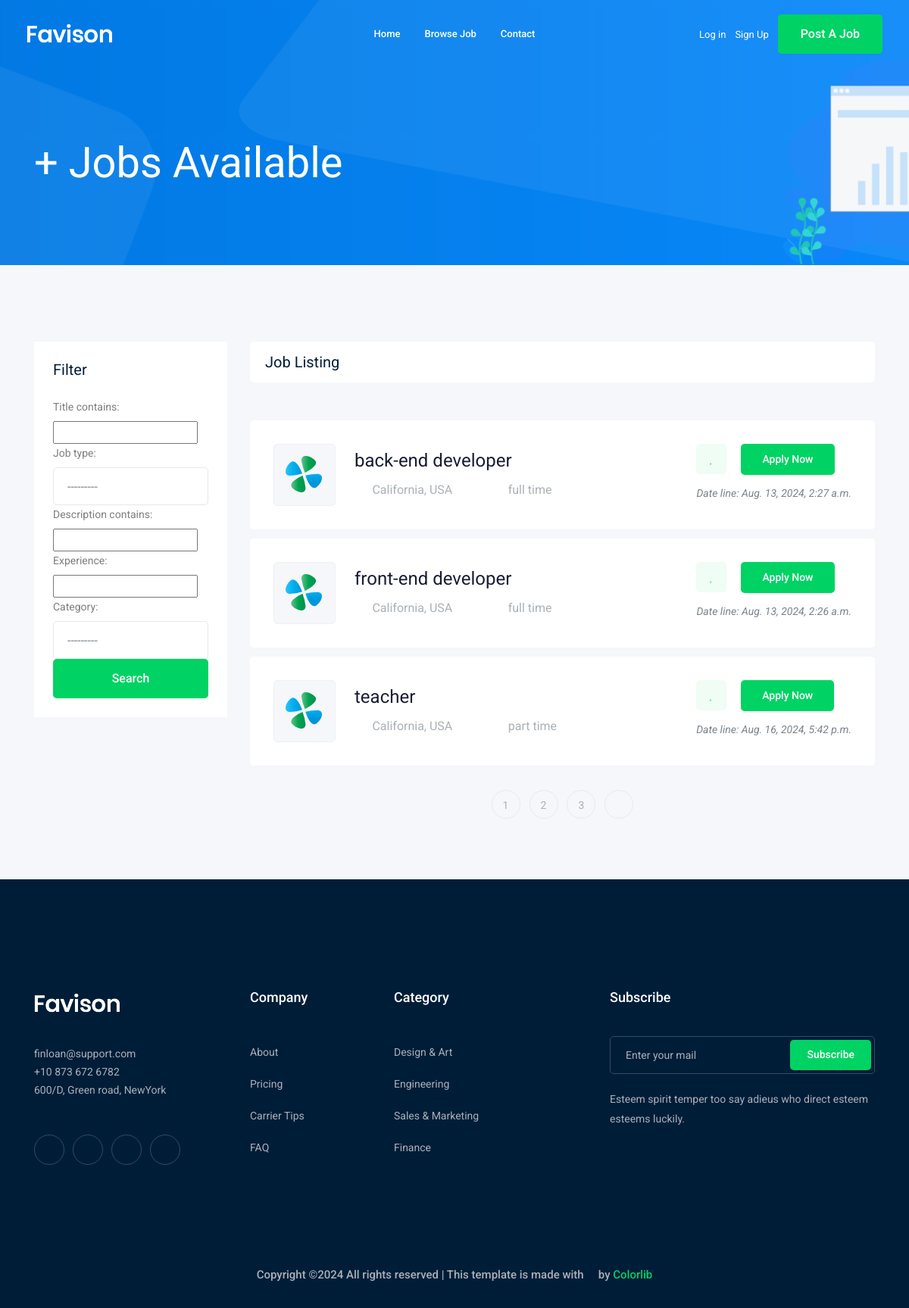
Screenshot of /jobs/ with the database file from the repository.
### job/models.py (models this page shows, shortened)
class Job(models.Model):
    user=models.ForeignKey( User ,on_delete=models.CASCADE)
    title=models.CharField(max_length=100)
    job_type=models.CharField(max_length=20,choices=JOB_TYPE)
    description=models.TextField(max_length=1000)
    Published_at=models.DateTimeField(auto_now=True)
    Vacancy=models.IntegerField(default=1)
    Salary=models.IntegerField(default=0)
    experience=models.IntegerField(default=1)
    category=models.ForeignKey('Category',on_delete=models.CASCADE)
    image=models.ImageField(upload_to='jobphoto/%y/%m/%d')
    slug=models.SlugField(null=True,blank=True)
    def __str__(self):
        return self.title

### job/views.py (the view)
# urls.py: path('',views.job_list,name='job_list'),
def job_list(request):
    job_list=Job.objects.all()
    filter =JobFilter(request.GET, queryset=job_list)
    job_list=filter.qs
    paginator = Paginator(job_list, 3)
    page_number = request.GET.get("page")
    page_obj = paginator.get_page(page_number)
    context={'jobs':page_obj ,'filter':filter }
    return render(request,'job/job_list.html',context)

### job/models.py (called while the page is built)
    def __str__(self):
        return self.name

### templates/job/job_list.html (shortened to what this page needs)
{% extends 'base.html' %}
{% load bootstrap5form %}
{% block body %}
<div class="bradcam_area bradcam_bg_1">
    <div class="container">
        <div class="row">
            <div class="col-xl-12">
                <div class="bradcam_text">
                    <h3>{{jobs.count}}+ Jobs Available</h3>
                </div>
            </div>
        </div>
    </div>
</div>
<div class="job_listing_area plus_padding">
    <div class="container">
        <div class="row">
            <div class="col-lg-3">
                <div class="job_filter white-bg">
                    <div class="form_inner white-bg">
                        <h3>Filter</h3>
                        <form method="get">
                            {{ filter.form|bootstrap5form }}
                            <input type="submit" value="search" class="boxed-btn3 w-100">
                        </form>
                    </div>
                    </div>
                </div>
                <div class="col-lg-9">
                    <div class="recent_joblist_wrap">
                        <div class="recent_joblist white-bg ">
                            <div class="row align-items-center">
                                <div class="col-md-6">
                                    <h4>Job Listing</h4>
                                </div>
                                <div class="col-md-6">
                                </div>
                            </div>
                        </div>
                    </div>
                    <div class="job_lists  mx-0">
                        <div class="row">
                            {% for jobs in jobs %}
                            <div class="col-lg-12 col-md-12  mx-auto">
                                <div class="single_jobs white-bg d-flex justify-content-between">
                                    <div class="jobs_left d-flex align-items-center">
                                        <div class="thumb">
                                            <img src="img/svg_icon/1.svg" alt="">
                                        </div>
                                        <div class="jobs_conetent">
                                            <a href="{%url 'jobs:job_detail' jobs.slug%}">
                                                <h4>{{jobs}}</h4>
                                            </a>
                                            <div class="links_locat d-flex align-items-center">
                                                <div class="location">
                                                    <p> <i class="fa fa-map-marker"></i> California, USA</p>
                                                </div>
                                                <div class="location">
                                                    <p> <i class="fa fa-clock-o"></i> {{jobs.job_type}}</p>
                                                </div>
                                            </div>
                                        </div>
                                    </div>
                                    <div class="jobs_right">
                                        <div class="apply_now">
                                            <a class="heart_mark" href="#"> <i class="fa fa-heart"></i> </a>
                                            <a href="{%url 'jobs:job_detail' jobs.slug %}" class="boxed-btn3">Apply
                                                Now</a>
                                        </div>
                                        <div class="date">
                                            <p>Date line: {{jobs.Published_at}}</p>
                                        </div>
                                    </div>
                                </div>
                            </div>
                            {% endfor %}
                        </div>
                        {% if jobs.has_other_pages %}
                        <div class="row">
                            <div class="col-lg-12">
                                <div class="pagination_wrap">
                                    <ul>
                                        {% for i in jobs.paginator.page_range %}
                                        <li><a href="?page={{i}}"><span>{{i}}</span></a></li>
                                        {% endfor %}
                                        {% if jobs.has_next %}
                                        <li><a href="?page={{jobs.next_page_number}}"> <i class="ti-angle-right"></i>
                                            </a>
                                        </li>
                                        {% endif %}
                                    </ul>
                                </div>
                            </div>
                        </div>
                        {% endif %}
                    </div>
                </div>
            </div>
        </div>
    </div>
    {% endblock body %}

### rows the page displays
Job: title "back-end developer", job_type "full time", Published_at "Aug. 13, 2024, 2:27 a.m."
Job: title "front-end developer", job_type "full time", Published_at "Aug. 13, 2024, 2:26 a.m."
Job: title "teacher", job_type "part time", Published_at "Aug. 16, 2024, 5:42 p.m."

### other values shown
{{ i }} "1" "2" "3"
